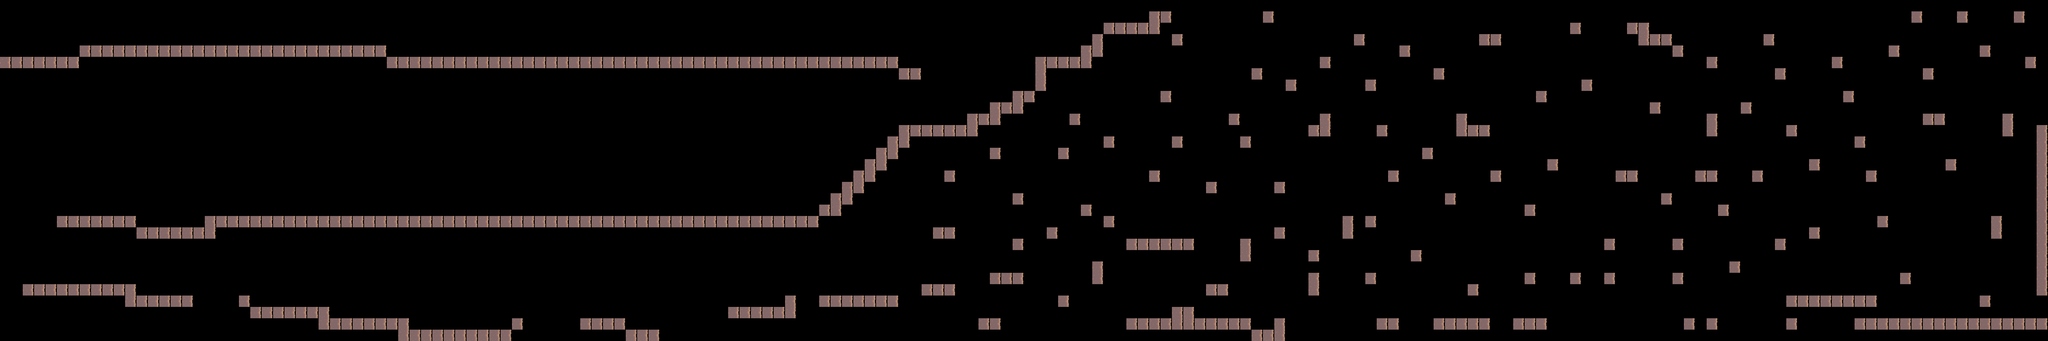

The image is a tile-based game level rendered from a .tmx file. Its description and source (layers, tilesets, objects; grid data summarised) follow:
An orthogonal 180x30 tile map with 32x32 px tiles, 1 tile layer (Tile Layer 1).

<map version="1.2" tiledversion="1.3.5" orientation="orthogonal" renderorder="right-down" width="180" height="30" tilewidth="32" tileheight="32" infinite="0" nextlayerid="2" nextobjectid="1">
 <tileset firstgid="1" name="tileset2" tilewidth="32" tileheight="32" tilecount="42" columns="7">
  <image source="../Textures/tileset2.png" width="224" height="192" />
 </tileset>
 <layer id="1" name="Tile Layer 1" width="180" height="30">
  <data>[5400 cells, 459 non-empty, 1 distinct tile ids]</data>
 </layer>
</map>
